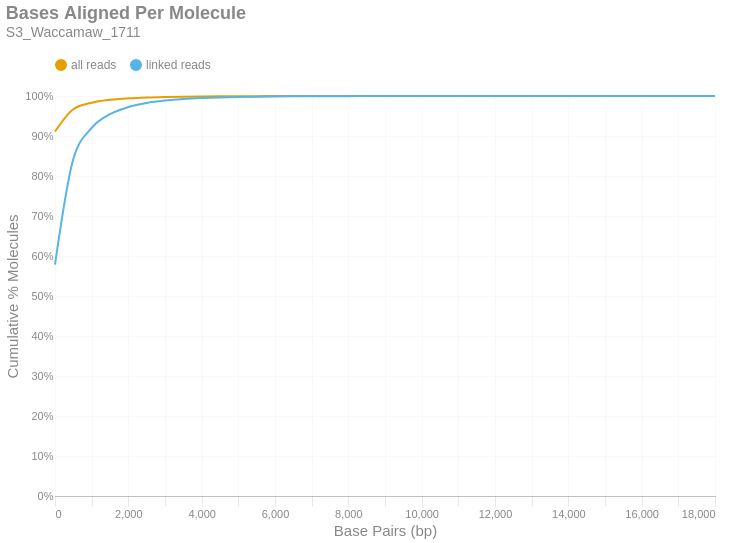

Source (notebook cell):
### Markdown cell above
### Bases Aligned Per Molecule
This is a cumulative frequency distribution showing the number of base pairs aligned per unique molecule. These data are shown in 500 bp bins. There are two distributions: one with `all reads` (yellow) and another with only `linked reads` (blue). The percent of molecules in the `linked reads` distribution is relative to the total number of linked molecules.

### Code cell
if SKIPLR:
    print_html(f"Skipped")
else:
    binned_df = consolidated_hist(valids['aligned_bp'], mask, 500, True)
    with SafeRender(binned_df):
        (
            density_plot(binned_df, 'Bases Aligned Per Molecule', samplename, 'basesper')
            .encode(
                x=alt.X('bin:Q', title="Base Pairs (bp)").axis(tickMinStep=500).scale(padding=0),
                y=alt.Y('value:Q', title='Cumulative % Molecules')
                    .axis(format='%')
                    .scale(domain = [0,1])
                    .stack(False),
                color=alt.Color("key:N").scale(domain = ["all reads", "linked reads"]),
                tooltip = [
                    alt.Tooltip("key:N", title = "Data Type"),
                    alt.Tooltip("range_label:N", title="Bases Aligned Per Molecule"),
                    alt.Tooltip("value:Q", format = ".2%", title="% Molecules (Cum.)")
                ]
            )
        ).display()

### Figure 1 — Vega-Lite specification as saved in the notebook (floating-point values rounded to 4 significant figures)
{"width": "container", "height": 400, "config": {"title": {"anchor": "start", "dy": -15, "fontSize": 18, "color": "#888888", "subtitleColor": "#888888", "subtitleFontSize": 14}, "arc": {"fill": "#0072B2"}, "axis": {"domainColor": "#888888", "domainWidth": 0.5, "gridWidth": 0.2, "grid": false, "titleFontWeight": 400, "titleFontSize": 15, "labelFontSize": 11, "labelColor": "#888888", "tickColor": "#888888", "tickWidth": 0.2, "titleColor": "#888888"}, "axisBand": {"grid": false}, "axisX": {"grid": true, "tickSize": 10, "domainCap": "round"}, "axisY": {"domain": false, "grid": true, "tickSize": 0, "domainCap": "round"}, "background": "transparent", "header": {"labelFontSize": 15, "labelColor": "#888888", "titleFontSize": 15, "titleFontWeight": 600, "titleColor": "#888888"}, "legend": {"labelFont": "sans-serif", "labelFontSize": 12, "labelColor": "#888888", "symbolSize": 100, "symbolType": "circle", "titleFontSize": 12, "titlePadding": 10, "titleColor": "#888888", "title": null, "orient": "top"}, "range": {"category": ["#E69F00", "#56B4E9", "#009E73", "#F0E442", "#0072B2", "#D55E00", "#CC79A7", "#000000"], "diverging": ["#cfe8f3", "#a2d4ec", "#73bfe2", "#46abdb", "#1696d2", "#12719e"]}, "area": {"fill": "#0072B2", "fillOpacity": 0.7, "line": true, "strokeOpacity": 0.7}, "line": {"color": "#0072B2", "stroke": "#0072B2", "strokeWidth": 2}, "trail": {"color": "#0072B2", "stroke": "#0072B2", "strokeWidth": 0, "size": 1}, "point": {"filled": true, "fillOpacity": 1.0, "size": 95}, "text": {"color": "#888888", "fontSize": 11, "align": "right", "fontWeight": 400, "size": 11}, "bar": {"fill": "#0072B2", "stroke": null}, "view": {"stroke": null, "continuousWidth": 660, "continuousHeight": 400}}, "data": {"name": "data-147916df7c1c65e3b41d13d9f92aef0b"}, "mark": {"type": "line", "interpolate": "monotone", "point": {"opacity": 0, "size": 275}}, "encoding": {"color": {"field": "key", "scale": {"domain": ["all reads", "linked reads"]}, "type": "nominal"}, "tooltip": [{"field": "key", "title": "Data Type", "type": "nominal"}, {"field": "range_label", "title": "Bases Aligned Per Molecule", "type": "nominal"}, {"field": "value", "format": ".2%", "title": "% Molecules (Cum.)", "type": "quantitative"}], "x": {"axis": {"tickMinStep": 500}, "field": "bin", "scale": {"padding": 0}, "title": "Base Pairs (bp)", "type": "quantitative"}, "y": {"axis": {"format": "%"}, "field": "value", "scale": {"domain": [0, 1]}, "stack": false, "title": "Cumulative % Molecules", "type": "quantitative"}}, "params": [{"name": "param_c36ac31b6afebe62", "select": {"type": "point", "fields": ["key"]}, "bind": "legend"}], "title": {"text": "Bases Aligned Per Molecule", "subtitle": "S3_Waccamaw_1711"}, "transform": [{"fold": ["all reads (cumsum)", "linked reads (cumsum)"]}, {"calculate": "replace(datum.key, ' (cumsum)', '')", "as": "key"}, {"filter": {"param": "param_c36ac31b6afebe62"}}], "usermeta": {"embedOptions": {"downloadFileName": "S3_Waccamaw_1711.basesper"}}, "$schema": "https://vega.github.io/schema/vega-lite/v6.1.0.json", "datasets": {"data-147916df7c1c65e3b41d13d9f92aef0b": [{"bin": "0.0", "interval": "0.0-500.0", "all reads": 0.9112, "linked reads": 0.5783, "all reads (cumsum)": 0.9112, "linked reads (cumsum)": 0.5783, "range_label": "0-499"}, {"bin": "500.0", "interval": "500.0-1000.0", "all reads": 0.05579, "linked reads": 0.2643, "all reads (cumsum)": 0.967, "linked reads (cumsum)": 0.8426, "range_label": "500-999"}, {"bin": "1000.0", "interval": "1000.0-1500.0", "all reads": 0.01628, "linked reads": 0.07764, "all reads (cumsum)": 0.9833, "linked reads (cumsum)": 0.9203, "range_label": "1000-1499"}, {"bin": "1500.0", "interval": "1500.0-2000.0", "all reads": 0.007196, "linked reads": 0.03434, "all reads (cumsum)": 0.9905, "linked reads (cumsum)": 0.9546, "range_label": "1500-1999"}, {"bin": "2000.0", "interval": "2000.0-2500.0", "all reads": 0.00371, "linked reads": 0.01771, "all reads (cumsum)": 0.9942, "linked reads (cumsum)": 0.9723, "range_label": "2000-2499"}, {"bin": "2500.0", "interval": "2500.0-3000.0", "all reads": 0.002149, "linked reads": 0.01026, "all reads (cumsum)": 0.9963, "linked reads (cumsum)": 0.9826, "range_label": "2500-2999"}, {"bin": "3000.0", "interval": "3000.0-3500.0", "all reads": 0.001244, "linked reads": 0.005938, "all reads (cumsum)": 0.9976, "linked reads (cumsum)": 0.9885, "range_label": "3000-3499"}, {"bin": "3500.0", "interval": "3500.0-4000.0", "all reads": 0.0007988, "linked reads": 0.003812, "all reads (cumsum)": 0.9984, "linked reads (cumsum)": 0.9923, "range_label": "3500-3999"}, {"bin": "4000.0", "interval": "4000.0-4500.0", "all reads": 0.0005151, "linked reads": 0.002458, "all reads (cumsum)": 0.9989, "linked reads (cumsum)": 0.9948, "range_label": "4000-4499"}, {"bin": "4500.0", "interval": "4500.0-5000.0", "all reads": 0.0003338, "linked reads": 0.001593, "all reads (cumsum)": 0.9992, "linked reads (cumsum)": 0.9964, "range_label": "4500-4999"}, {"bin": "5000.0", "interval": "5000.0-5500.0", "all reads": 0.0002354, "linked reads": 0.001124, "all reads (cumsum)": 0.9995, "linked reads (cumsum)": 0.9975, "range_label": "5000-5499"}, {"bin": "5500.0", "interval": "5500.0-6000.0", "all reads": 0.0001514, "linked reads": 0.0007224, "all reads (cumsum)": 0.9996, "linked reads (cumsum)": 0.9982, "range_label": "5500-5999"}, {"bin": "6000.0", "interval": "6000.0-6500.0", "all reads": 0.0001064, "linked reads": 0.0005077, "all reads (cumsum)": 0.9997, "linked reads (cumsum)": 0.9987, "range_label": "6000-6499"}, {"bin": "6500.0", "interval": "6500.0-7000.0", "all reads": 7.324e-05, "linked reads": 0.0003495, "all reads (cumsum)": 0.9998, "linked reads (cumsum)": 0.9991, "range_label": "6500-6999"}, {"bin": "7000.0", "interval": "7000.0-7500.0", "all reads": 5.161e-05, "linked reads": 0.0002463, "all reads (cumsum)": 0.9999, "linked reads (cumsum)": 0.9993, "range_label": "7000-7499"}, {"bin": "7500.0", "interval": "7500.0-8000.0", "all reads": 3.766e-05, "linked reads": 0.0001798, "all reads (cumsum)": 0.9999, "linked reads (cumsum)": 0.9995, "range_label": "7500-7999"}, {"bin": "8000.0", "interval": "8000.0-8500.0", "all reads": 2.947e-05, "linked reads": 0.0001406, "all reads (cumsum)": 0.9999, "linked reads (cumsum)": 0.9996, "range_label": "8000-8499"}, {"bin": "8500.0", "interval": "8500.0-9000.0", "all reads": 1.744e-05, "linked reads": 8.322e-05, "all reads (cumsum)": 0.9999, "linked reads (cumsum)": 0.9997, "range_label": "8500-8999"}, {"bin": "9000.0", "interval": "9000.0-9500.0", "all reads": 1.761e-05, "linked reads": 8.405e-05, "all reads (cumsum)": 1.0, "linked reads (cumsum)": 0.9998, "range_label": "9000-9499"}, {"bin": "9500.0", "interval": "9500.0-10000.0", "all reads": 1.151e-05, "linked reads": 5.493e-05, "all reads (cumsum)": 1.0, "linked reads (cumsum)": 0.9999, "range_label": "9500-9999"}, {"bin": "10000.0", "interval": "10000.0-10500.0", "all reads": 7.149e-06, "linked reads": 3.412e-05, "all reads (cumsum)": 1.0, "linked reads (cumsum)": 0.9999, "range_label": "10000-10499"}, {"bin": "10500.0", "interval": "10500.0-11000.0", "all reads": 5.754e-06, "linked reads": 2.746e-05, "all reads (cumsum)": 1.0, "linked reads (cumsum)": 0.9999, "range_label": "10500-10999"}, {"bin": "11000.0", "interval": "11000.0-11500.0", "all reads": 5.057e-06, "linked reads": 2.413e-05, "all reads (cumsum)": 1.0, "linked reads (cumsum)": 0.9999, "range_label": "11000-11499"}, {"bin": "11500.0", "interval": "11500.0-12000.0", "all reads": 3.487e-06, "linked reads": 1.664e-05, "all reads (cumsum)": 1.0, "linked reads (cumsum)": 1.0, "range_label": "11500-11999"}, {"bin": "12000.0", "interval": "12000.0-12500.0", "all reads": 1.569e-06, "linked reads": 7.49e-06, "all reads (cumsum)": 1.0, "linked reads (cumsum)": 1.0, "range_label": "12000-12499"}, {"bin": "12500.0", "interval": "12500.0-13000.0", "all reads": 8.719e-07, "linked reads": 4.161e-06, "all reads (cumsum)": 1.0, "linked reads (cumsum)": 1.0, "range_label": "12500-12999"}, {"bin": "13000.0", "interval": "13000.0-13500.0", "all reads": 2.267e-06, "linked reads": 1.082e-05, "all reads (cumsum)": 1.0, "linked reads (cumsum)": 1.0, "range_label": "13000-13499"}, {"bin": "13500.0", "interval": "13500.0-14000.0", "all reads": 5.231e-07, "linked reads": 2.497e-06, "all reads (cumsum)": 1.0, "linked reads (cumsum)": 1.0, "range_label": "13500-13999"}, {"bin": "14000.0", "interval": "14000.0-14500.0", "all reads": 6.975e-07, "linked reads": 3.329e-06, "all reads (cumsum)": 1.0, "linked reads (cumsum)": 1.0, "range_label": "14000-14499"}, {"bin": "14500.0", "interval": "14500.0-15000.0", "all reads": 5.231e-07, "linked reads": 2.497e-06, "all reads (cumsum)": 1.0, "linked reads (cumsum)": 1.0, "range_label": "14500-14999"}, {"bin": "15000.0", "interval": "15000.0-15500.0", "all reads": 3.487e-07, "linked reads": 1.664e-06, "all reads (cumsum)": 1.0, "linked reads (cumsum)": 1.0, "range_label": "15000-15499"}, {"bin": "15500.0", "interval": "15500.0-16000.0", "all reads": 3.487e-07, "linked reads": 1.664e-06, "all reads (cumsum)": 1.0, "linked reads (cumsum)": 1.0, "range_label": "15500-15999"}, {"bin": "16000.0", "interval": "16000.0-16500.0", "all reads": 0.0, "linked reads": 0.0, "all reads (cumsum)": 1.0, "linked reads (cumsum)": 1.0, "range_label": "16000-16499"}, {"bin": "16500.0", "interval": "16500.0-17000.0", "all reads": 0.0, "linked reads": 0.0, "all reads (cumsum)": 1.0, "linked reads (cumsum)": 1.0, "range_label": "16500-16999"}, {"bin": "17000.0", "interval": "17000.0-17500.0", "all reads": 0.0, "linked reads": 0.0, "all reads (cumsum)": 1.0, "linked reads (cumsum)": 1.0, "range_label": "17000-17499"}, {"bin": "17500.0", "interval": "17500.0-18000.0", "all reads": 0.0, "linked reads": 0.0, "all reads (cumsum)": 1.0, "linked reads (cumsum)": 1.0, "range_label": "17500-17999"}, {"bin": "18000.0", "interval": "18000.0-18500.0", "all reads": 1.744e-07, "linked reads": 8.322e-07, "all reads (cumsum)": 1.0, "linked reads (cumsum)": 1.0, "range_label": "18000-18499"}]}}
